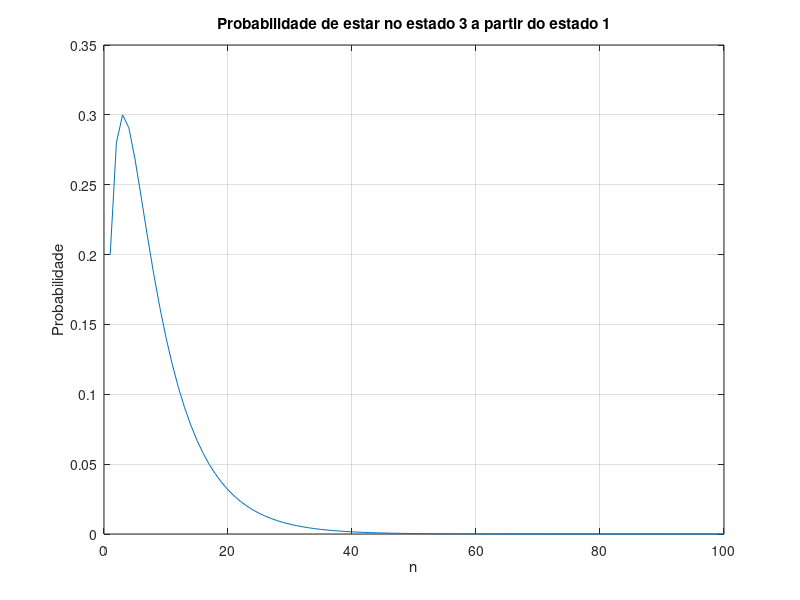
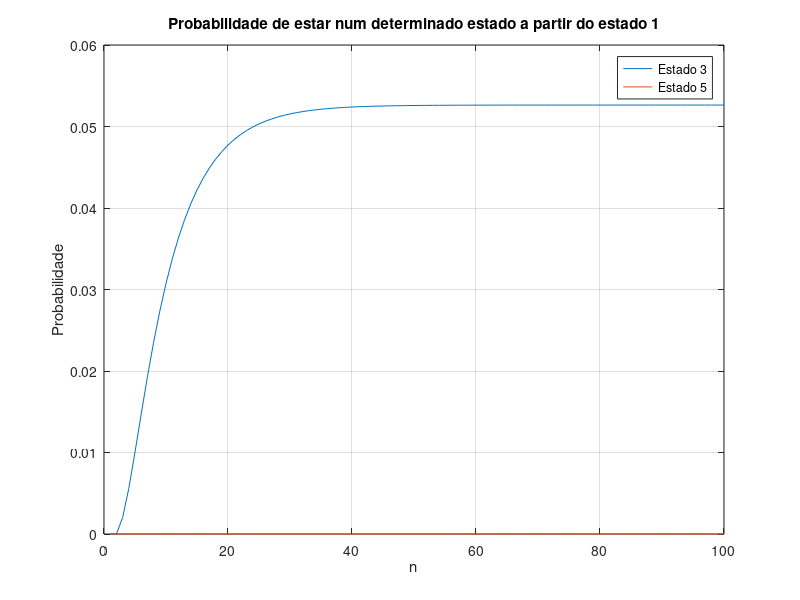

MATLAB code for these plots, in order:
clear
close all
clc

fprintf("Exercício 6\n\n")

%% a)
%     1    2    4    3    5
T = [0.8  0.0  0.3  0.0  0.0
     0.2  0.6  0.2  0.0  0.0
     0.0  0.1  0.4  0.0  0.0
     0.0  0.3  0.0  1.0  0.0
     0.0  0.0  0.1  0.0  1.0];

fprintf("a) Matriz de transição de estados:\n")
fprintf("   %.4f   %.4f   %.4f   %.4f   %.4f\n", T')


%% Print line
fprintf("\n")


%% b)
n = 1:100;
probs = zeros(1, length(n));
X = [1 0 0 0 0]';

for i = n
    a = T^i * X;
    probs(i) = a(2);
end

figure
plot(n, probs)
grid on
xlabel("n")
ylabel("Probabilidade")
title("Probabilidade de estar no estado 3 a partir do estado 1")


%% c)
n = 1:100;
probs_3 = zeros(1, length(n));
probs_5 = zeros(1, length(n));

X = [1 0 0 0 0]';

for i = n
    a = T^i * X;
    probs_3(i) = a(4);
    probs_3(i) = a(5);
end

figure
plot(n, probs_3)
hold on
plot(n, probs_5)
hold off

grid on
legend("Estado 3", "Estado 5")
xlabel("n")
ylabel("Probabilidade")
title("Probabilidade de estar num determinado estado a partir do estado 1")


%% d)
Q = T(1:3, 1:3);

fprintf("d) Matriz Q:\n")
fprintf("   %.4f   %.4f   %.4f\n", Q')


%% Print line
fprintf("\n")


%% e)
F = (eye(3) - Q)^-1;
R = T(4:5, 1:3);
B = R * F;

fprintf("e) Matriz F:\n")
fprintf("   %.4f   %.4f   %.4f\n", F')

fprintf("\n   Matriz R:\n")
fprintf("   %.4f   %.4f   %.4f\n", R')

fprintf("\n   Matriz B:\n")
fprintf("   %.4f   %.4f   %.4f\n", B')